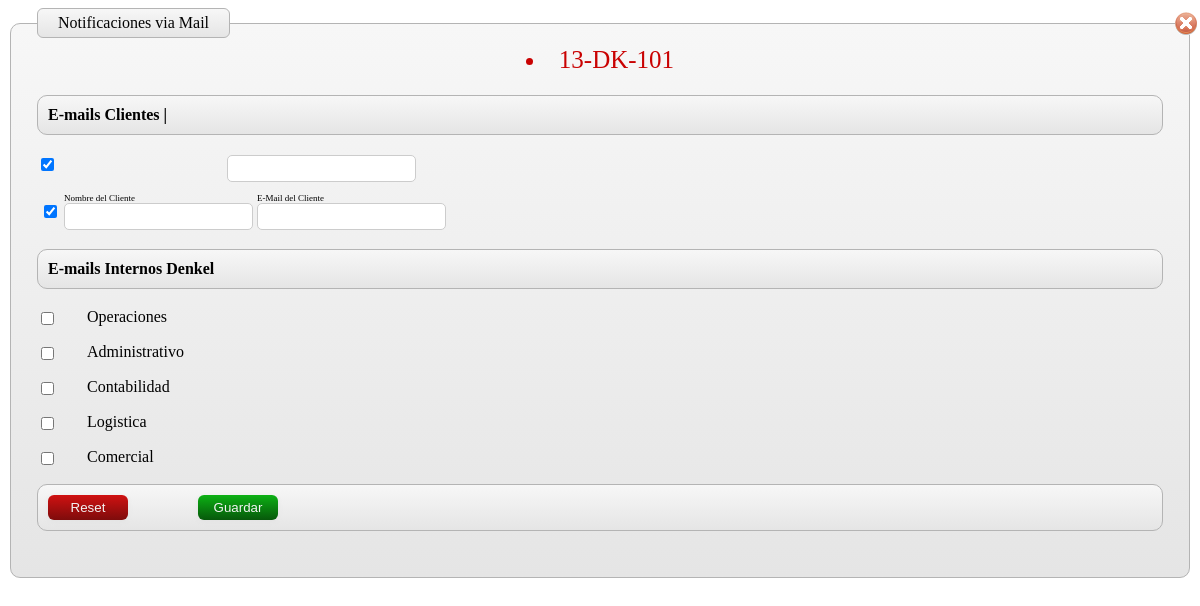
Screenshot of /includes/popup/notificaciones.php?codigo=13-DK-101 with the database file from the repository.
### tables this page shows
CREATE TABLE IF NOT EXISTS `dnk_notificacion_mail` (
  `id` int(11) NOT NULL AUTO_INCREMENT COMMENT 'Codigo secuencial de la notificacion',
  `DNK_DOCUMENTO_codigo` varchar(20) NOT NULL COMMENT 'Codigo del tramite',
  `nombre_contacto` varchar(200) NOT NULL COMMENT 'Nombre del Contacto',
  `email_contacto` varchar(250) NOT NULL COMMENT 'Email del contacto',
  `lugar_contacto` varchar(1) NOT NULL COMMENT 'C=Cliente , I=Internos',
  `rol_id` int(11) DEFAULT NULL,
  `estado_contacto` varchar(1) NOT NULL COMMENT 'Estado del Contacto',
  PRIMARY KEY (`id`)
);

CREATE TABLE IF NOT EXISTS `rol` (
  `rol_id` int(11) NOT NULL AUTO_INCREMENT,
  `rol_desc` varchar(400) NOT NULL,
  PRIMARY KEY (`rol_id`)
);

### includes/database.inc.php (called while the page is built, shortened)
<?php
class database {
	var $db = null;
	function database(){
		$this->db = new mysqli(HOST_NAME, USER_NAME, USER_PASSWD, DB_NAME);
		$this->db->query("SET NAMES 'utf8'");
		return $this->db;
	}
	function query( $query ){
		$obj = $this->db->query($query);
		return $obj;
	}
}
?>

### includes/popup/notificaciones.php (the view, shortened to what this page needs)
<?php
        include_once("../database.inc.php");
	$dbmysql = new database();
?>
<?php
echo formulario();
function formulario(){
    global $dbmysql;
     $valor_rol=array();
     $codigo_doc=$_GET['codigo'];
     $tipo_doc=$_GET['tipo'];
     $retval='<form id="form-1" action="?modulo=notificaciones&op=insertnotifi" method="post">
                <fieldset>
                    <legend>Notificaciones via Mail</legend>';
     if($tipo_doc != 'nuevo'){
            $retval .='<div id="cerrar_ventana"><a href="javascript:void(0);" title="Cerrar" onclick="popupCssHide();"><img src="images/001_05.gif"></a></div>';
            $sql="SELECT * FROM `dnk_notificacion_mail` WHERE `DNK_DOCUMENTO_codigo` ='$codigo_doc'";
            $rows = $dbmysql->query($sql);
            while ( $row=$rows->fetch_object() ){
                if($row->lugar_contacto=='I'){
                    $valor_rol[]=$row->rol_id;
                }else if($row->estado_contacto=='A'){
                    $valor_rol_c[]=$row->nombre_contacto;
                }
            }
     }
        $sql_tramite="SELECT * FROM `dnk_documento` WHERE codigo = '$codigo_doc'";
        $rows_tramite = $dbmysql->query($sql_tramite);
        $row_tramite=$rows_tramite->fetch_object();
        $sql_1="SELECT con.*, c.nombre FROM `dnk_contactos` con, dnk_cliente c WHERE con.DNK_CLIENTE_id=c.id AND `DNK_CLIENTE_id` =$row_tramite->DNK_CLIENTE_id";
        $rows_1 = $dbmysql->query($sql_1);
        $row3=$rows_1->fetch_object();
        $x=0;
            $retval .='<div id="css_codigo" align="center">
                        <li><a><input type="hidden" id="codigo"  name="codigo" value="'.$codigo_doc.'"/>'.$codigo_doc.'</a></li>
                    </div>
                    <ol>
                    <div>
                        <label class="rotulo"><strong> E-mails Clientes | <a style="color:red;font-size: 20px; margin-left: 50px;">'.$row3->nombre.'</a> </strong></label>
                    </div>
                    </ol>
                    <div class="settings">';
                $sql="SELECT con.*, c.nombre FROM `dnk_contactos` con, dnk_cliente c WHERE con.DNK_CLIENTE_id=c.id AND `DNK_CLIENTE_id` =$row_tramite->DNK_CLIENTE_id";
                $rows = $dbmysql->query($sql);
                if($rows->num_rows!=0){
                       while ( $row=$rows->fetch_object() ){
                            if (in_array($row->contacto, $valor_rol_c)) {
                               $select='checked="checked"';
                            }else{$select='';}
                            $sql_rev="SELECT * FROM `dnk_notificacion_mail` WHERE `DNK_DOCUMENTO_codigo`='$codigo_doc' AND `nombre_contacto`='$row->contacto'";
                            $rows_rev = $dbmysql->query($sql_rev);
                            $row_rev=$rows_rev->fetch_object();
                            $mail_nuevo=($row_rev->email_contacto!='')?$row_rev->email_contacto:'';
                            $retval .=' <p>
                                            <input type="checkbox" value="1" id="check['.$x.']" name="check['.$x.']" '.$select.'/>
                                            <label class="check" for="'.$x.'"></label>
                                            <label class="info"><input type="hidden" id="nombre[]"  name="nombre[]" value="'.$row->contacto.'"/>'.$row->contacto.'</label>
                                            <label class="info2"><input type="text" id="email[]" name="email[]" value="'.$row->email.'"/>'.$mail_nuevo.'</label>
                                            <label class="info"><input type="hidden" id="tipo[]"  name="tipo[]" value="C"/></label>
                                        </p>';
                         $x++;
                         }
                }else{
                    $sql_rev="SELECT * FROM `dnk_notificacion_mail` WHERE `DNK_DOCUMENTO_codigo`='$codigo_doc' AND `lugar_contacto`='C'";
                            $rows_rev = $dbmysql->query($sql_rev);
                            while ( $row_rev=$rows_rev->fetch_object() ){
                            $mail_nuevo=($row_rev->email_contacto!='')?$row_rev->email_contacto:'';
                            $retval .=' <p>
                                            <input type="checkbox" value="1" id="check" name="check" checked="checked"/>
                                            <label class="check" for="'.$x.'"></label>
                                            <label class="info1"><input type="hidden" id="nombre[]"  name="nombre[]" value="'.$row_rev->nombre_contacto.'"/>'.$row_rev->nombre_contacto.'</label>
                                            <label class="info2"><input type="text" id="email[]" name="email[]" value="'.$mail_nuevo.'"/>'.$mail_nuevo.'</label>
                                            <label class="info"><input type="hidden" id="tipo[]"  name="tipo[]" value="C"/></label>
                                        </p>';
                            }
                    $retval .=' <table width="60%" border="0">
                                    <tr>
                                      <td><input type="checkbox" value="1" id="check" name="check" checked="checked"/></td>
                                      <td><div style="font-size:9px;">Nombre del Cliente</div><input type="text" id="nombre[]"  name="nombre[]" value=""/></td>
                                      <td><div style="font-size:9px;">E-Mail del Cliente</div><input type="text" id="email[]" name="email[]" value=""/><input type="hidden" id="tipo[]"  name="tipo[]" value="C"/></td>
                                    </tr>
                                  </table>';
                }
            $retval .='</div>
                    <ol>
                    <div>
                        <label class="rotulo"><strong> E-mails Internos Denkel</strong></label>
                    </div>
                    </ol>
                    ';
                $sql1="SELECT * FROM `rol` WHERE rol_id > 2";
                $rows1 = $dbmysql->query($sql1);
                $x1=600;
        $retval .='<div class="settings">';
                    while ( $row1=$rows1->fetch_object() ){
                            if (in_array($row1->rol_id, $valor_rol)) {
                               $select='checked="checked"';
                            }else{$select='';}
                      $retval .='<p>
                                    <input type="checkbox" value="1" id="mail_inter['.$x1.']" name="mail_inter['.$x1.']" '.$select.'/>
                                    <label class="check" for="'.$x1.'"></label>
                                    <label class="info">'.$row1->rol_desc.'</label>
                            </p>';
                    $x1++;
                    }
          $retval .='</div>
                <ol class="buttons">
                    <li><input type="reset" class="button" value="Reset" /></li>
                    <li><input type="submit" class="button" value="Guardar" /></li>
                </ol>
            </fieldset>
            </form>';
       return $retval;
     }
?>

### includes/popup/notificaciones.php (style rules this page uses)
input:not([type=checkbox]), textarea { padding: 5px; border: 1px solid #ccc; -moz-border-radius: 5px; -webkit-border-radius: 5px; }
form fieldset { padding: 26px; border: 1px solid #b4b4b4; -moz-border-radius: 10px; -webkit-border-radius: 10px; }
form legend { padding: 5px 20px 5px 20px; color: #030303; -moz-border-radius: 6px; -webkit-border-radius: 6px; border: 1px solid #b4b4b4; }
form ol { list-style: none; margin-bottom: 20px; border: 1px solid #b4b4b4; -moz-border-radius: 10px; -webkit-border-radius: 10px; padding: 10px; }
form ol, form legend, form fieldset { background-image: -moz-linear-gradient(top, #f7f7f7, #e5e5e5); background-image: -webkit-gradient(linear,left bottom,left top,color-stop(0, #e5e5e5),color-stop(1, #f7f7f7)); }
form ol.buttons { overflow: auto; }
.settings { width: 500px; list-style: none; position: relative; }
.settings p { display: block; margin-bottom: 20px; border-radius: 8px; -moz-border-radius: 6px; width: 36px; position: relative; height: 15px; }
label.info { position: absolute; color: #000; top:0px; left: 50px; line-height: 15px; width: 200px; }
label.info2 { position: absolute; color: #0cb114; top:0px; left: 190px; line-height: 15px; width: 360px; font-size: 0.7em; }
form ol.buttons li { float: left; width: 150px; }
input[type=submit] { width: 80px; color: #f3f3f3; -moz-border-radius: 6px; -webkit-border-radius: 6px; background-image: -moz-linear-gradient(top, #0cb114, #07580b); background-image: -webkit-gradient(linear,left bottom,left top,color-stop(0, #07580b),color-stop(1, #0cb114)); -webkit-box-shadow: #4b4b4b 0px 2px 5px; -moz-box-shadow: #4e4e4e 0px 2px 5px; box-shadow: #e3e3e3 0px 2px 5px; border: none; }
input[type=reset] { width: 80px; color: #f3f3f3; -moz-border-radius: 6px; -webkit-border-radius: 6px; background-image: -moz-linear-gradient(top, #d01111, #7e0c0c); background-image: -webkit-gradient(linear,left bottom,left top,color-stop(0, #7e0c0c),color-stop(1, #d01111)); -webkit-box-shadow: #4b4b4b 0px 2px 5px; -moz-box-shadow: #4e4e4e 0px 2px 5px; box-shadow: #e3e3e3 0px 2px 5px; border: none; }
#css_codigo { color: #C90202; padding: 5px; margin: 5px; text-transform: uppercase; font-size: 25px; }
#cerrar_ventana { text-align: right; margin-top: -52px; margin-right: -35px; }

### rows the page displays
rol: rol_desc "Operaciones"
rol: rol_desc "Administrativo"
rol: rol_desc "Contabilidad"
rol: rol_desc "Logistica"
rol: rol_desc "Comercial"

### other values shown
$codigo_doc "13-DK-101"
